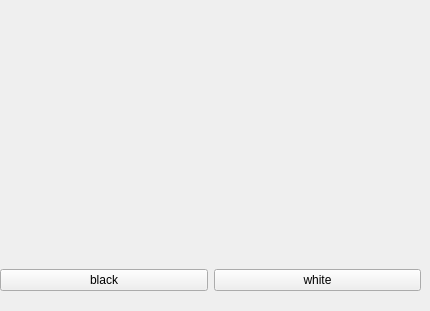
<?xml version="1.0" encoding="UTF-8"?>
<ui version="4.0">
 <class>ColorChoose</class>
 <widget class="QWidget" name="ColorChoose">
  <property name="geometry">
   <rect>
    <x>0</x>
    <y>0</y>
    <width>430</width>
    <height>311</height>
   </rect>
  </property>
  <property name="windowTitle">
   <string>Form</string>
  </property>
  <widget class="QWidget" name="">
   <property name="geometry">
    <rect>
     <x>0</x>
     <y>20</y>
     <width>421</width>
     <height>271</height>
    </rect>
   </property>
   <layout class="QGridLayout" name="gridLayout">
    <item row="1" column="0">
     <widget class="QPushButton" name="pushButton">
      <property name="text">
       <string>black</string>
      </property>
     </widget>
    </item>
    <item row="1" column="1">
     <widget class="QPushButton" name="pushButton_2">
      <property name="text">
       <string>white</string>
      </property>
     </widget>
    </item>
    <item row="0" column="0">
     <widget class="QLabel" name="label">
      <property name="text">
       <string/>
      </property>
     </widget>
    </item>
    <item row="0" column="1">
     <widget class="QLabel" name="label_2">
      <property name="text">
       <string/>
      </property>
     </widget>
    </item>
   </layout>
  </widget>
 </widget>
 <resources/>
 <connections/>
</ui>
